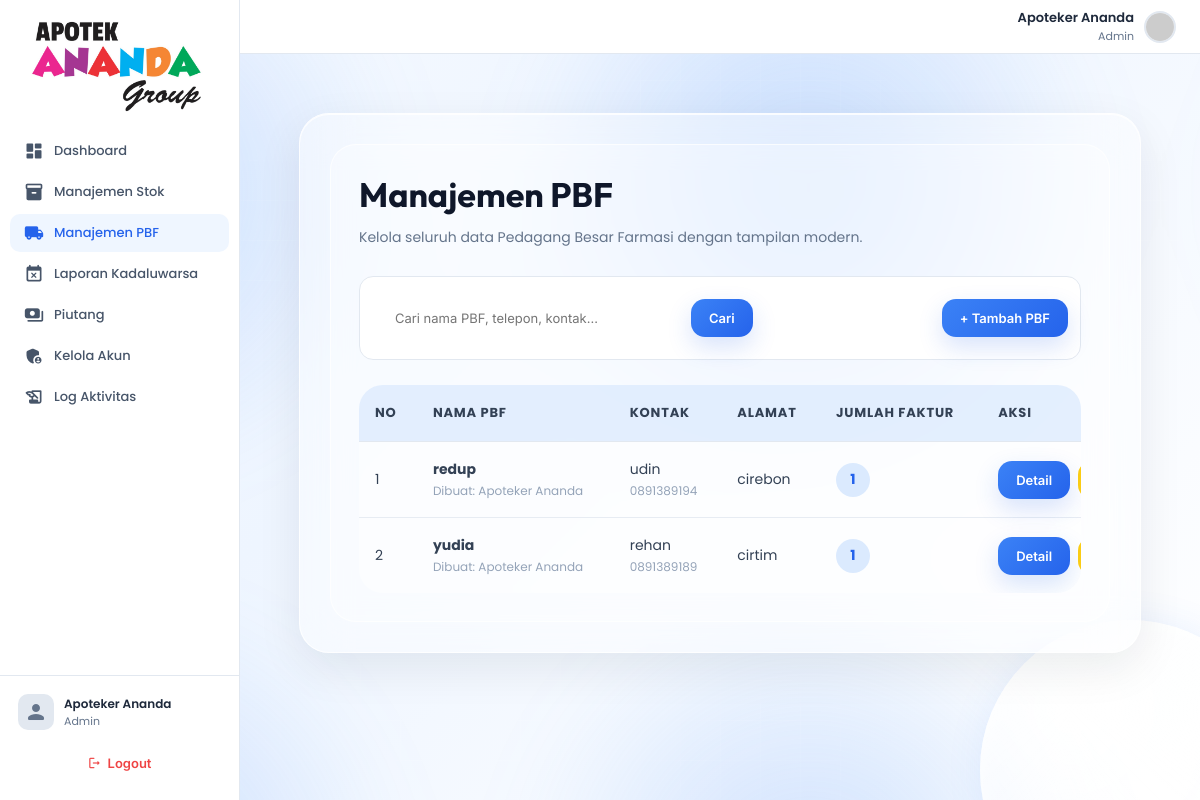
The page /frontend/superadmin/pbf.php (signed in) on the database as committed earlier.
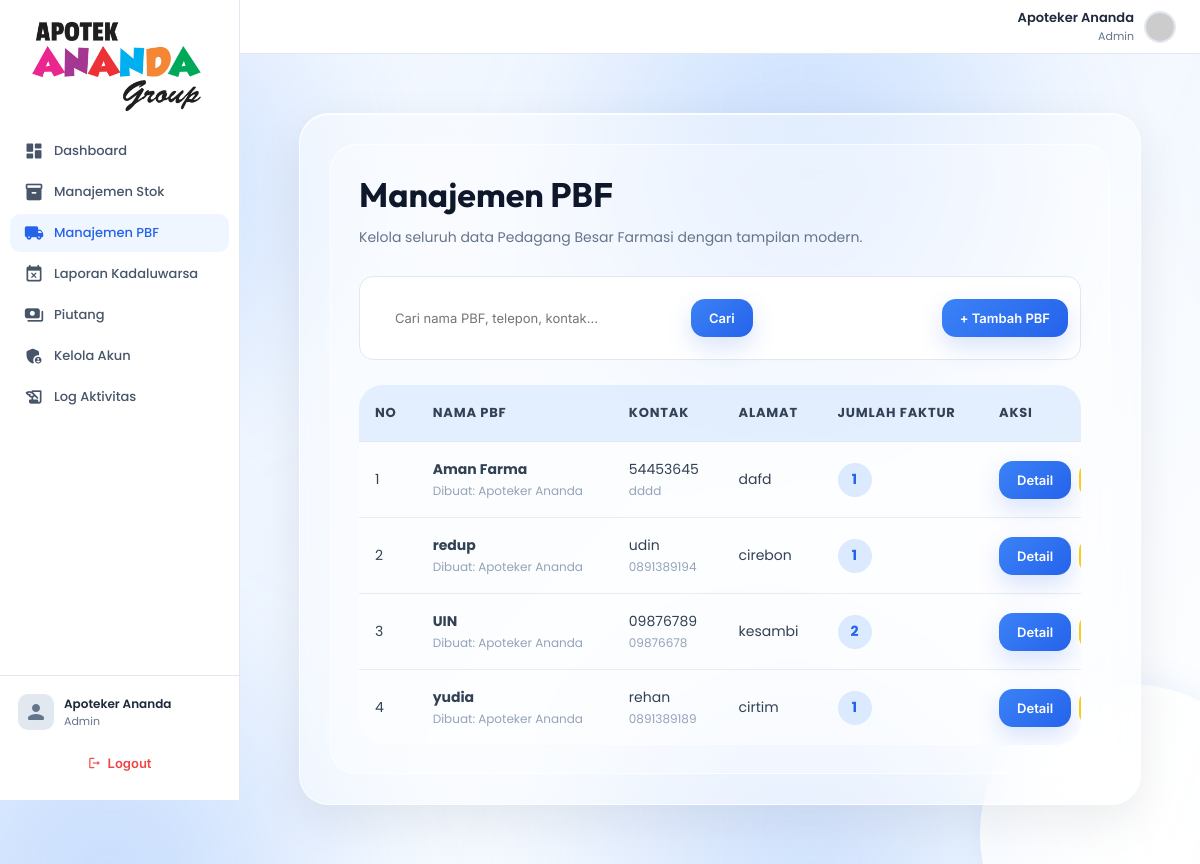
The same page on the database as committed later.
### tables this page shows
CREATE TABLE `pbf` (
  `id_pbf` int(11) NOT NULL,
  `nama_pbf` varchar(100) NOT NULL,
  `alamat` text DEFAULT NULL,
  `no_telepon` varchar(20) DEFAULT NULL,
  `kontak_person` varchar(100) DEFAULT NULL,
  `keterangan` text DEFAULT NULL,
  `id_user` int(11) NOT NULL,
  `created_at` datetime DEFAULT current_timestamp(),
  `updated_at` datetime DEFAULT current_timestamp() ON UPDATE current_timestamp()
);

CREATE TABLE `users` (
  `id_user` int(11) NOT NULL,
  `nama_lengkap` varchar(100) NOT NULL,
  `username` varchar(50) NOT NULL,
  `password` varchar(255) NOT NULL,
  `role` enum('super_admin','admin') NOT NULL DEFAULT 'admin',
  `created_at` datetime DEFAULT current_timestamp(),
  `updated_at` datetime DEFAULT current_timestamp() ON UPDATE current_timestamp()
);

### backend/config/database.php (called while the page is built, shortened)
<?php
function getDBConnection(): PDO {
    static $pdo = null;
    if ($pdo === null) {
        $dsn = "mysql:host=" . DB_HOST . ";dbname=" . DB_NAME . ";charset=" . DB_CHARSET;
        $options = [
            PDO::ATTR_ERRMODE            => PDO::ERRMODE_EXCEPTION,
            PDO::ATTR_DEFAULT_FETCH_MODE => PDO::FETCH_ASSOC,
            PDO::ATTR_EMULATE_PREPARES   => false,
            PDO::ATTR_STRINGIFY_FETCHES  => false,
            PDO::MYSQL_ATTR_INIT_COMMAND => "SET NAMES utf8mb4 COLLATE utf8mb4_unicode_ci"
        ];
        try {
            $pdo = new PDO($dsn, DB_USER, DB_PASS, $options);
            $pdo->exec("SET time_zone = '" . DB_TIMEZONE . "'");
        } catch (PDOException $e) {
            error_log("Database connection failed: " . $e->getMessage());
            die("Koneksi database gagal. Silakan hubungi administrator.");
        }
    }
    return $pdo;
}

### backend/models/pbf.php (called while the page is built, shortened)
<?php
require_once __DIR__ . '/../config/database.php';
class PBF {
    private PDO $db;
    public function __construct() {
        $this->db = getDBConnection();
    }
    public function getAll(?string $search = null): array {
        $sql = "SELECT p.*, u.nama_lengkap AS created_by
                FROM pbf p
                LEFT JOIN users u ON p.id_user = u.id_user";
        $params = [];
        $sql .= " ORDER BY p.nama_pbf ASC";
        $stmt = $this->db->prepare($sql);
        $stmt->execute($params);
        return $stmt->fetchAll();
    }
    public function countStokByPBF(int $id): int {
        $stmt = $this->db->prepare("SELECT COUNT(*) FROM faktur WHERE id_pbf = :id");
        $stmt->execute(['id' => $id]);
        return (int) $stmt->fetchColumn();
    }
}

### frontend/superadmin/pbf.php (the view, shortened to what the changed rows need)
<?php
require_once __DIR__ . '/../templates/header.php';
require_once __DIR__ . '/../../backend/models/pbf.php';
$model = new PBF();
$search = isset($_GET['search']) ? sanitize($_GET['search']) : '';
$pbfList = $model->getAll($search);
require_once __DIR__ . '/../templates/sidebar.php';
?>
<div class="dashboard-wrapper">
    <div class="glass-container">
        <div class="glass-inner">
            <div class="page-header">
                <h1>Manajemen PBF</h1>
            </div>
            <div class="table-wrapper">
                <table>
                    <thead>
                        <tr>
                            <th>No</th>
                            <th>Nama PBF</th>
                            <th>Kontak</th>
                            <th>Alamat</th>
                            <th>Jumlah Faktur</th>
                            <th>Aksi</th>
                        </tr>
                    </thead>
                    <tbody>
                        <?php if (empty($pbfList)): ?>
                            <tr>
                                <td colspan="6" style="text-align:center;padding:30px;">
                                    Tidak ada data PBF
                                </td>
                            </tr>
                        <?php else: ?>
                            <?php foreach ($pbfList as $i => $pbf):
                                $stokCount = $model->countStokByPBF((int)$pbf['id_pbf']);
                                $pbfJson = htmlspecialchars(
                                    json_encode($pbf, JSON_HEX_TAG | JSON_HEX_APOS | JSON_HEX_QUOT | JSON_HEX_AMP),
                                    ENT_QUOTES,
                                    'UTF-8'
                                );
                            ?>
                            <tr>
                                <td><?= $i + 1 ?></td>
                                <td>
                                    <strong>
                                        <?= htmlspecialchars($pbf['nama_pbf']) ?>
                                    </strong>
                                    <div style="font-size:12px;color:#94a3b8;margin-top:4px;">
                                        Dibuat:
                                        <?= htmlspecialchars($pbf['created_by'] ?? '-') ?>
                                    </div>
                                </td>
                                <td>
                                    <?= htmlspecialchars($pbf['kontak_person'] ?? '-') ?>
                                    <div style="font-size:12px;color:#94a3b8;margin-top:4px;">
                                        <?= htmlspecialchars($pbf['no_telepon'] ?? '-') ?>
                                    </div>
                                </td>
                                <td style="max-width:240px;">
                                    <?= htmlspecialchars($pbf['alamat'] ?? '-') ?>
                                </td>
                                <td>
                                    <div class="badge-count">
                                        <?= $stokCount ?>
                                    </div>
                                </td>
                                <td>
                                    <div class="action-group">
                                        <button
                                            class="btn btn-primary"
                                            onclick='detailPBF(<?= $pbfJson ?>)'
                                        >
                                            Detail
                                        </button>
                                        <button
                                            class="btn btn-warning"
                                            onclick='editPBF(<?= $pbfJson ?>)'
                                        >
                                        </button>
                                    </div>
                                </td>
                            </tr>
                            <?php endforeach; ?>
                        <?php endif; ?>
                    </tbody>
                </table>
            </div>
        </div>
    </div>
</div>
<?php require_once __DIR__ . '/../templates/footer.php'; ?>

Rows that differ between the two databases and show on the page:
added pbf: nama_pbf "Aman Farma", id_user.nama_lengkap "Apoteker Ananda", kontak_person "54453645", no_telepon "dddd", alamat "dafd", stokCount "1"
added pbf: nama_pbf "UIN", id_user.nama_lengkap "Apoteker Ananda", kontak_person "09876789", no_telepon "09876678", alamat "kesambi", stokCount "2"
